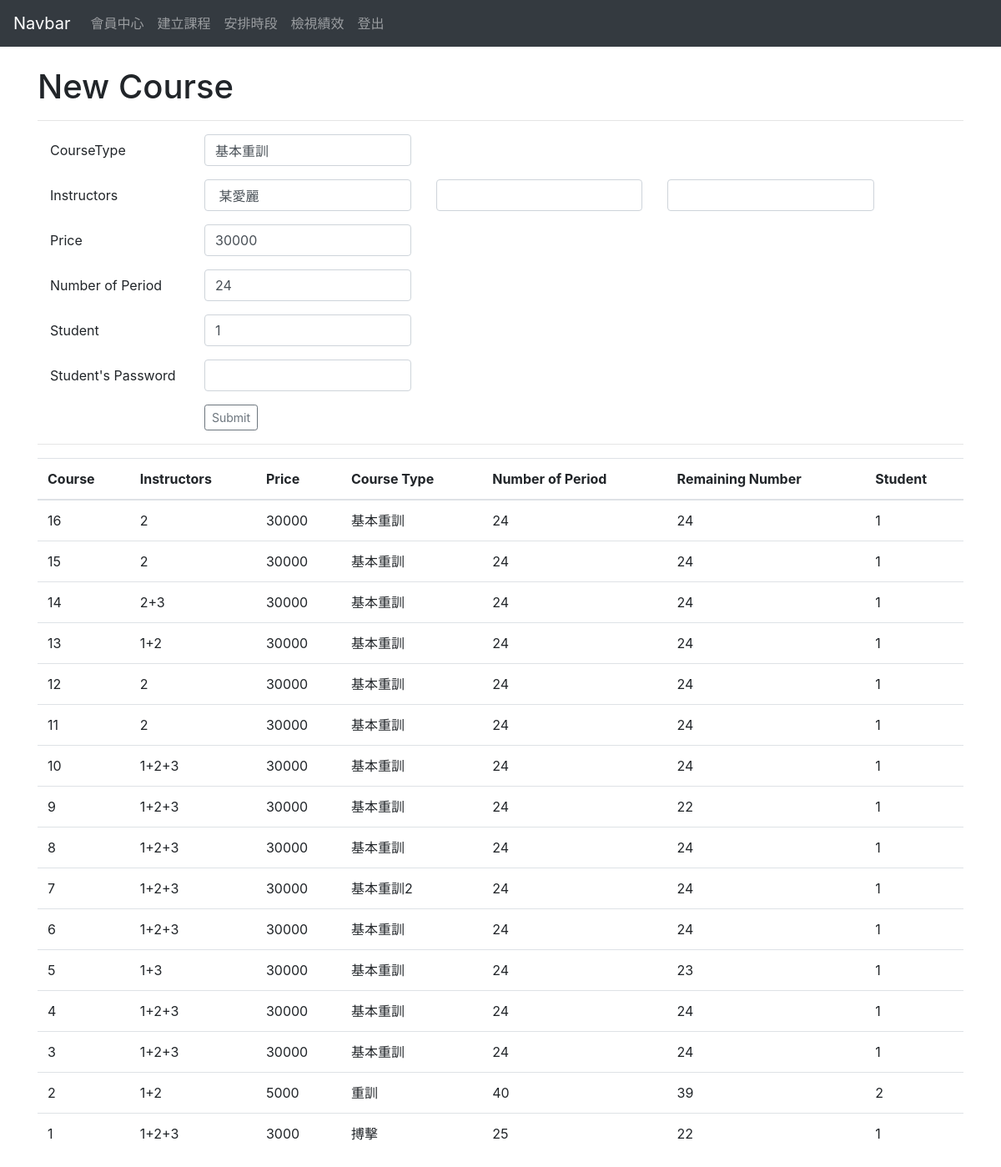
/Instructor/NewCourse.php (signed in), run on the app's committed database.
### tables this page shows
CREATE TABLE `course` (
  `Course_ID` int(6) NOT NULL,
  `M_ID` int(6) NOT NULL,
  `Price` int(6) NOT NULL,
  `Course_Type` varchar(40) DEFAULT NULL,
  `Number_of_Period` int(3) NOT NULL,
  `Remaining_Number` int(3) NOT NULL,
  `Open_Time` datetime NOT NULL DEFAULT CURRENT_TIMESTAMP
);

### Instructor/NewCourse.php (the view, shortened to what this page needs)
<?php
	require_once('database.php');
?>
<!DOCTYPE html>
<html lang="en">
<head>
    <link rel="stylesheet" href="https://stackpath.bootstrapcdn.com/bootstrap/4.1.3/css/bootstrap.min.css">
</head>
<body>
<?php echo file_get_contents('../navbar_I.html'); ?>
<div class="container">
<br>
<h1>New Course</h1>
<hr>
<form action="NewCourse.php" method="POST">
	<div class="container">
			<div class="form-group row">
				<label class="col-sm-2 col-form-label">CourseType</label>
				<div class="col-sm-3">
					<input class="form-control" type="text" name="CourseType" value="基本重訓"/>
				</div>
			</div>
			<div class="form-group row">
				<label class="col-sm-2 col-form-label">Instructors</label>
				<div class="col-sm-3">
					<input class="form-control" type="text" name="Instructors1"value=' <?php echo $_SESSION['ID'];?>' />
				</div>
				<div class="col-sm-3">
					<input class="form-control" type="text" name="Instructors2" />
				</div>
				<div class="col-sm-3">
					<input class="form-control" type="text" name="Instructors3"  />
				</div>
			</div>
			<div class="form-group row">
				<label class="col-sm-2 col-form-label">Price</label>
				<div class="col-sm-3">
					<input class="form-control" type="text" name="Price" value=30000 />
				</div>
			</div>
			<div class="form-group row">
				<label class="col-sm-2 col-form-label">Number of Period</label>
				<div class="col-sm-3">
					<input class="form-control" type="text" name="NumberofPeriod"  value=24 />
				</div>
			</div>
			<div class="form-group row">
				<label class="col-sm-2 col-form-label">Student</label>
				<div class="col-sm-3">
					<input class="form-control" type="text" name="Student" value=1 />
				</div>
			</div>
			<div class="form-group row">
				<label class="col-sm-2 col-form-label">Student's Password</label>
				<div class="col-sm-3">
					<input class="form-control" type="password" name="StudentPassword"  />
				</div>
			</div>
			<div class="form-group row">
				<label class="col-sm-2 col-form-label"></label>
				<div class="col-sm-3">
					<input class='btn btn-outline-secondary btn-sm' type="submit" value="Submit" />
				</div>
			</div>
	</div>
<hr>
<table class="table table-hover">
	<thead>
	<tr>
		<th>Course</th>
		<th>Instructors</th>
		<th>Price</th>
		<th>Course Type</th>
		<th>Number of Period</th>
		<th>Remaining Number</th>
		<th>Student</th>
	</tr>
	</thead>
	<tbody>
	<?php
		$result = mysqli_query($mysqli, "SELECT course.Course_ID, GROUP_CONCAT(compose.I_ID SEPARATOR '+'), Price, Course_Type, Number_of_Period, Remaining_Number, course.M_ID
		FROM `course`, `member`, `compose`
		WHERE course.M_ID = member.M_ID AND course.Course_ID = compose.Course_ID
		GROUP BY course.Course_ID
		ORDER BY course.Course_ID DESC;
		");
		while($query_data = mysqli_fetch_row($result)) {
		  echo "<tr>";
		  echo "<td>",$query_data[0], "</td>",
			   "<td>",$query_data[1], "</td>",
			   "<td>",$query_data[2], "</td>",
			   "<td>",$query_data[3], "</td>",
			   "<td>",$query_data[4], "</td>",
			   "<td>",$query_data[5], "</td>",
			   "<td>",$query_data[6], "</td>";
		  echo "</tr>";
		}
	?>
  	</tbody>
</table>
</div>
</body>
</html>

### data on the page
course: Course_ID "16", query_data "2", Price "30000", Course_Type "基本重訓", Number_of_Period "24", Remaining_Number "24", M_ID "1"
course: Course_ID "15", query_data "2", Price "30000", Course_Type "基本重訓", Number_of_Period "24", Remaining_Number "24", M_ID "1"
course: Course_ID "14", query_data "2+3", Price "30000", Course_Type "基本重訓", Number_of_Period "24", Remaining_Number "24", M_ID "1"
course: Course_ID "13", query_data "1+2", Price "30000", Course_Type "基本重訓", Number_of_Period "24", Remaining_Number "24", M_ID "1"
course: Course_ID "12", query_data "2", Price "30000", Course_Type "基本重訓", Number_of_Period "24", Remaining_Number "24", M_ID "1"
course: Course_ID "11", query_data "2", Price "30000", Course_Type "基本重訓", Number_of_Period "24", Remaining_Number "24", M_ID "1"
course: Course_ID "10", query_data "1+2+3", Price "30000", Course_Type "基本重訓", Number_of_Period "24", Remaining_Number "24", M_ID "1"
course: Course_ID "9", query_data "1+2+3", Price "30000", Course_Type "基本重訓", Number_of_Period "24", Remaining_Number "22", M_ID "1"
course: Course_ID "8", query_data "1+2+3", Price "30000", Course_Type "基本重訓", Number_of_Period "24", Remaining_Number "24", M_ID "1"
course: Course_ID "7", query_data "1+2+3", Price "30000", Course_Type "基本重訓2", Number_of_Period "24", Remaining_Number "24", M_ID "1"
course: Course_ID "6", query_data "1+2+3", Price "30000", Course_Type "基本重訓", Number_of_Period "24", Remaining_Number "24", M_ID "1"
course: Course_ID "5", query_data "1+3", Price "30000", Course_Type "基本重訓", Number_of_Period "24", Remaining_Number "23", M_ID "1"
course: Course_ID "4", query_data "1+2+3", Price "30000", Course_Type "基本重訓", Number_of_Period "24", Remaining_Number "24", M_ID "1"
course: Course_ID "3", query_data "1+2+3", Price "30000", Course_Type "基本重訓", Number_of_Period "24", Remaining_Number "24", M_ID "1"
course: Course_ID "2", query_data "1+2", Price "5000", Course_Type "重訓", Number_of_Period "40", Remaining_Number "39", M_ID "2"
course: Course_ID "1", query_data "1+2+3", Price "3000", Course_Type "搏擊", Number_of_Period "25", Remaining_Number "22", M_ID "1"

### other printed values
file_get_contents('../navbar_I.html') "Navbar 會員中心 建立課程 安排時段 檢視績效 登出"
